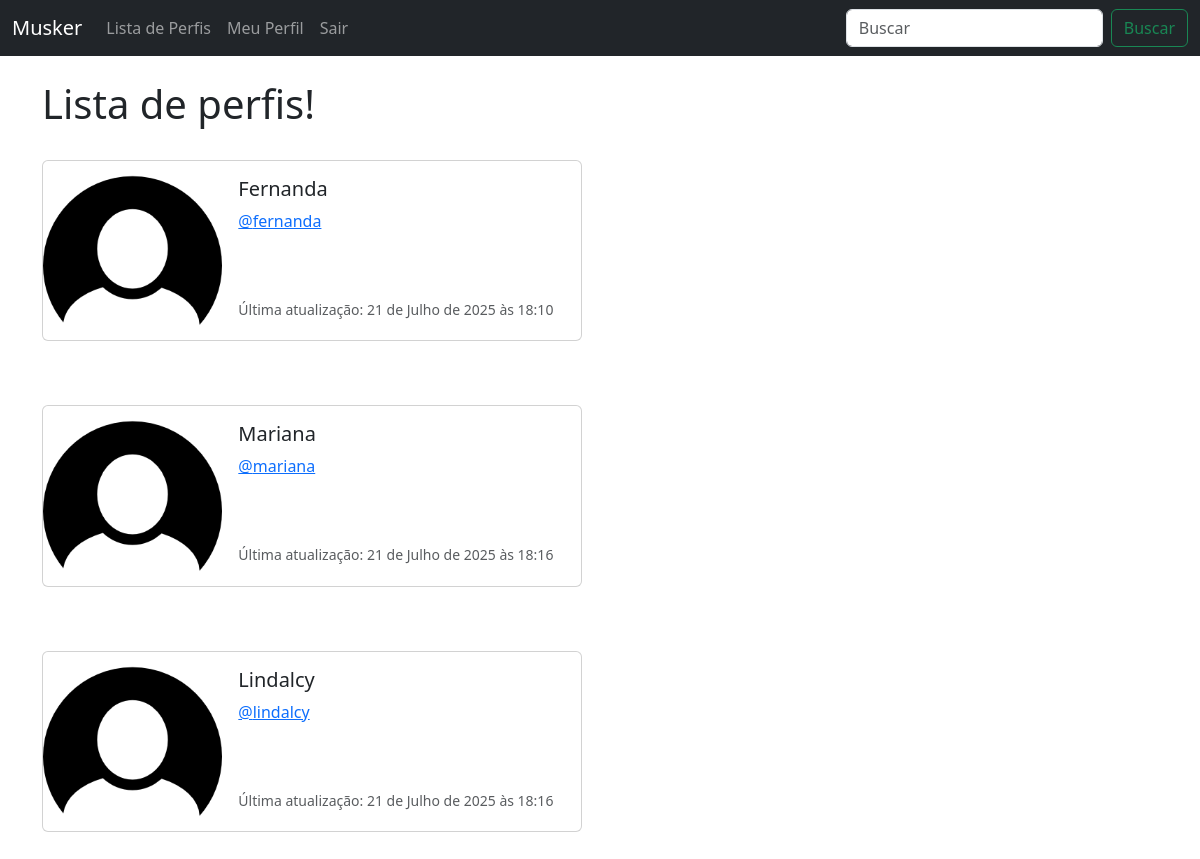
The app's page /profile_list/ (signed in), older data.
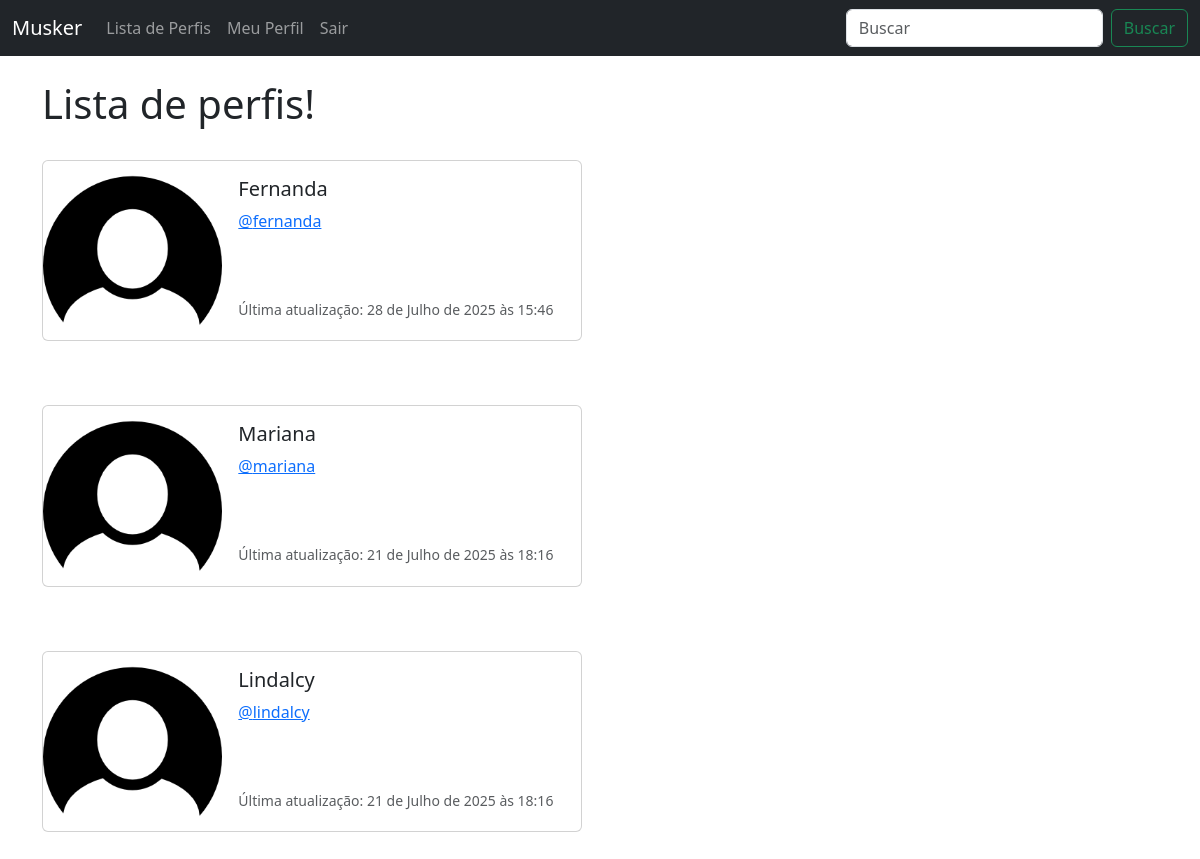
The same page, newer data.
### musker/models.py (models this page shows, shortened)
class UserProfile(models.Model):
    user = models.OneToOneField(User, on_delete=models.CASCADE)
    follows = models.ManyToManyField("self", related_name="followed_by", symmetrical=False, blank=True)
    date_modified = models.DateTimeField(User, auto_now=True)

### musker/views.py (the view)
# urls.py: path('profile_list/', views.profile_list, name='profile_list'),
def profile_list(request):
    if request.user.is_authenticated:
        profiles = UserProfile.objects.exclude(user=request.user)
        return render(request, 'profile_list.html', {"profiles": profiles})
    else:
        messages.success(request, ("Você precisa estar logado para visualizar esta página."))
        return redirect('home')

### musker/templates/profile_list.html
{% extends "base.html" %}
{% load static %}
{% block content %}
    <h1>Lista de perfis!</h1>
<br />
{% if profiles %}
    {% for profile in profiles %}
    <div class="card mb-3" style="max-width: 540px;">
        <div class="row g-0">
            <div class="col-md-4">
                <img src="{% static 'images/FotoDePefil.png' %}" class="img-fluid rounded-start" alt="Foto de perfil">
            </div>
            <div class="col-md-8">
            <div class="card-body">
                <h5 class="card-title">{{ profile.user.username }}</h5>
                <p class="card-text"><a href="{% url 'profile' profile.user.id %}">@{{ profile.user.username|lower }}</a></p> <br/><br/>
                <p class="card-text"><small class="text-body-secondary">Última atualização: {{ profile.date_modified }}</small></p>
            </div>
            </div>
        </div>
    </div>
    <br/> <br/>
    {% endfor %}
{% endif  %}
{% endblock %}

Row changes from the older to the newer data that the page shows:
changed UserProfile "Fernanda": date_modified "21 de Julho de 2025 às 18:10" → "28 de Julho de 2025 às 15:46"
